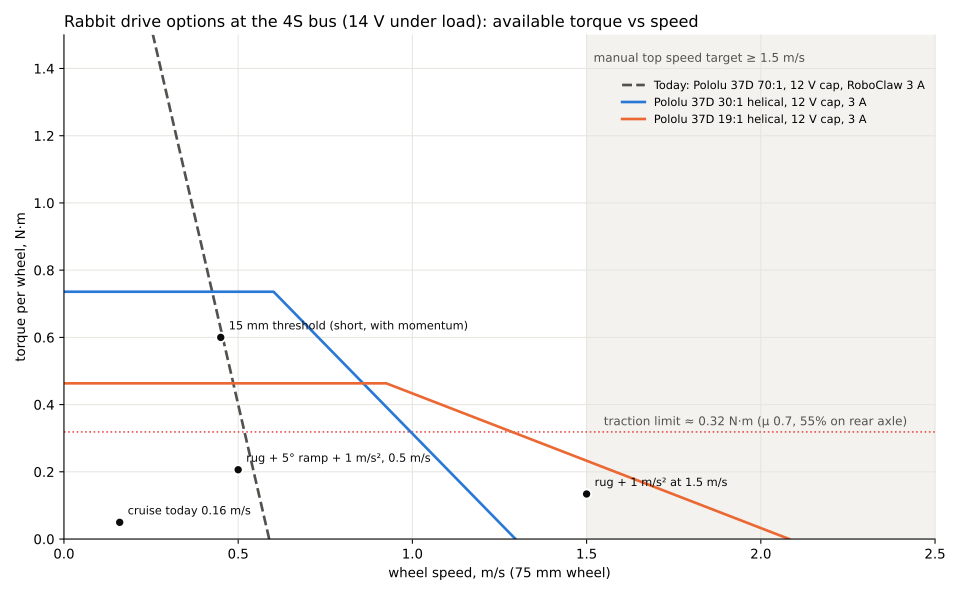

Write Python code to recreate this figure.
# /// script
# requires-python = ">=3.11"
# dependencies = ["matplotlib>=3.8"]
# ///
"""Wheel speed vs wheel torque of the drive options for docs/reports/2026-10-03-bldc-drive.md.

Run: uv run docs/reports/media/bldc-drive.py  (writes bldc-drive.svg next to this file)

Every motor is a straight speed-torque line between no-load speed and stall torque at the
voltage the controller can apply, cut by the controller current limit and by the gearbox limit.
"""

import math
from dataclasses import dataclass
from pathlib import Path

import matplotlib

matplotlib.use("Agg")
import matplotlib.pyplot as plt

WHEEL_RADIUS = 0.0375
MASS = 4.5
G = 9.81
BUS = 14.5
SAG = 14.0


def rpm_to_mps(rpm: float) -> float:
    return rpm * 2 * math.pi * WHEEL_RADIUS / 60


@dataclass
class Option:
    name: str
    no_load_rpm: float
    stall_nm: float
    limit_nm: float
    color: str
    dash: str = "-"

    def curve(self):
        torque_cap = min(self.stall_nm, self.limit_nm)
        points = [(rpm_to_mps(self.no_load_rpm), 0.0)]
        rpm_at_cap = self.no_load_rpm * (1 - torque_cap / self.stall_nm)
        points.append((rpm_to_mps(rpm_at_cap), torque_cap))
        points.append((0.0, torque_cap))
        return points


def pololu(rpm12: float, stall12_kgmm: float, amps_stall12: float, volts: float, current_limit: float, nominal: float = 12.0):
    scale = volts / nominal
    stall = stall12_kgmm * 0.00981 * scale
    torque_per_amp = stall12_kgmm * 0.00981 / amps_stall12
    return rpm12 * scale, stall, torque_per_amp * current_limit


def bldc(kv_rpm_per_v: float, kt_nm_per_a: float, phase_r: float, ratio: float, efficiency: float, volts: float, current_limit: float, gearbox_limit: float):
    no_load = kv_rpm_per_v * volts * 0.9 / ratio
    stall = kt_nm_per_a * (volts / math.sqrt(3) / phase_r) * ratio * efficiency
    limit = min(kt_nm_per_a * current_limit * ratio * efficiency, gearbox_limit)
    return no_load, stall, limit


OPTIONS: list[Option] = []

nl, st, lim = pololu(150, 270, 5.2, 12.0, 3.0)
OPTIONS.append(Option("Today: Pololu 37D 70:1, 12 V cap, RoboClaw 3 A", nl, st, min(lim, 2.45), "#52514e", "--"))
nl, st, lim = pololu(330, 140, 5.6, 12.0, 3.0)
OPTIONS.append(Option("Pololu 37D 30:1 helical, 12 V cap, 3 A", nl, st, lim, "#2a78d6"))
nl, st, lim = pololu(530, 85, 5.4, 12.0, 3.0)
OPTIONS.append(Option("Pololu 37D 19:1 helical, 12 V cap, 3 A", nl, st, lim, "#eb6834"))

# BLDC options are appended in build_options() once their parameters are fixed in the report.


def requirement_points():
    weight = MASS * G
    per_wheel = lambda force: force / 2 * WHEEL_RADIUS
    rug = 0.06 * weight
    ramp = weight * math.sin(math.radians(5))
    traction = 0.7 * 0.55 * weight
    return {
        "cruise today 0.16 m/s": (0.16, per_wheel(rug)),
        "rug + 5° ramp + 1 m/s², 0.5 m/s": (0.5, per_wheel(rug + ramp + MASS * 1.0)),
        "rug + 1 m/s² at 1.5 m/s": (1.5, per_wheel(rug + MASS * 1.0)),
        "15 mm threshold (short, with momentum)": (0.45, 0.6),
    }, per_wheel(traction)


def plot(options: list[Option], path: Path):
    points, traction = requirement_points()
    fig, ax = plt.subplots(figsize=(10, 6.2), dpi=100)
    for spine in ("top", "right"):
        ax.spines[spine].set_visible(False)
    ax.grid(True, color="#e6e5e0", linewidth=0.8)
    ax.axhline(traction, color="#e34948", linewidth=1.2, linestyle=":")
    ax.text(2.42, traction + 0.02, f"traction limit ≈ {traction:.2f} N·m (μ 0.7, 55% on rear axle)", ha="right", fontsize=9, color="#52514e")
    ax.axvspan(1.5, 2.5, color="#f3f2ee", zorder=0)
    ax.text(1.52, 1.42, "manual top speed target ≥ 1.5 m/s", fontsize=9, color="#52514e")
    for option in options:
        xs, ys = zip(*option.curve())
        ax.plot(xs, ys, option.dash, color=option.color, linewidth=2, label=option.name)
    for name, (x, y) in points.items():
        ax.plot([x], [y], "o", color="#0b0b0b", markersize=7, markeredgecolor="white", markeredgewidth=1.5, zorder=5)
        ax.annotate(name, (x, y), xytext=(6, 6), textcoords="offset points", fontsize=8.5, color="#0b0b0b")
    ax.set_xlim(0, 2.5)
    ax.set_ylim(0, 1.5)
    ax.set_xlabel("wheel speed, m/s (75 mm wheel)")
    ax.set_ylabel("torque per wheel, N·m")
    ax.set_title(f"Rabbit drive options at the 4S bus ({SAG:.0f} V under load): available torque vs speed", fontsize=12, loc="left")
    ax.legend(loc="upper right", bbox_to_anchor=(1.0, 0.93), fontsize=8.5, frameon=False)
    fig.tight_layout()
    fig.savefig(path, format="svg")


def build_options() -> list[Option]:
    return OPTIONS


if __name__ == "__main__":
    plot(build_options(), Path(__file__).with_suffix(".svg"))
